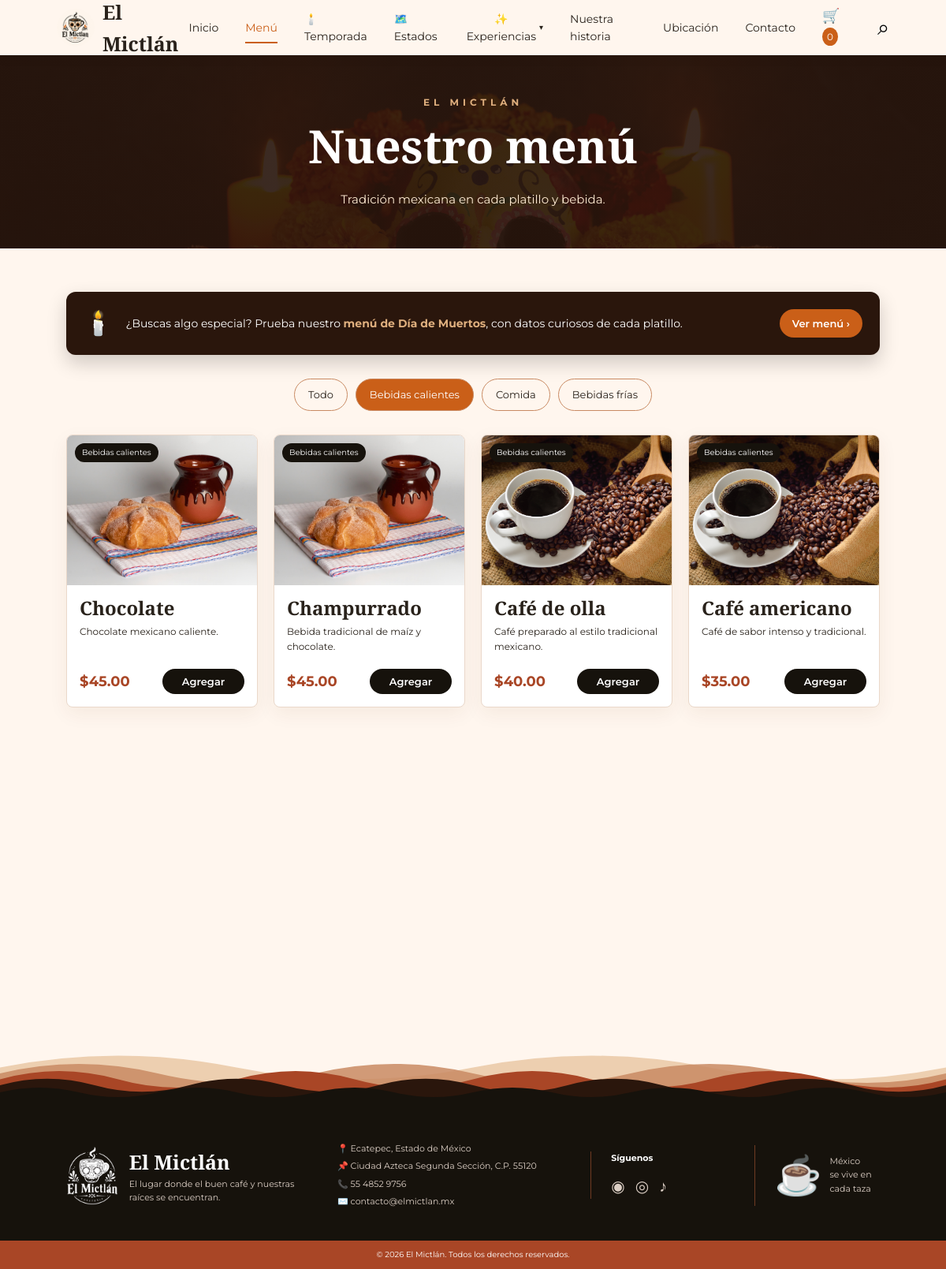
The page /menu.php?categoria=Bebidas+calientes on the database as committed earlier.
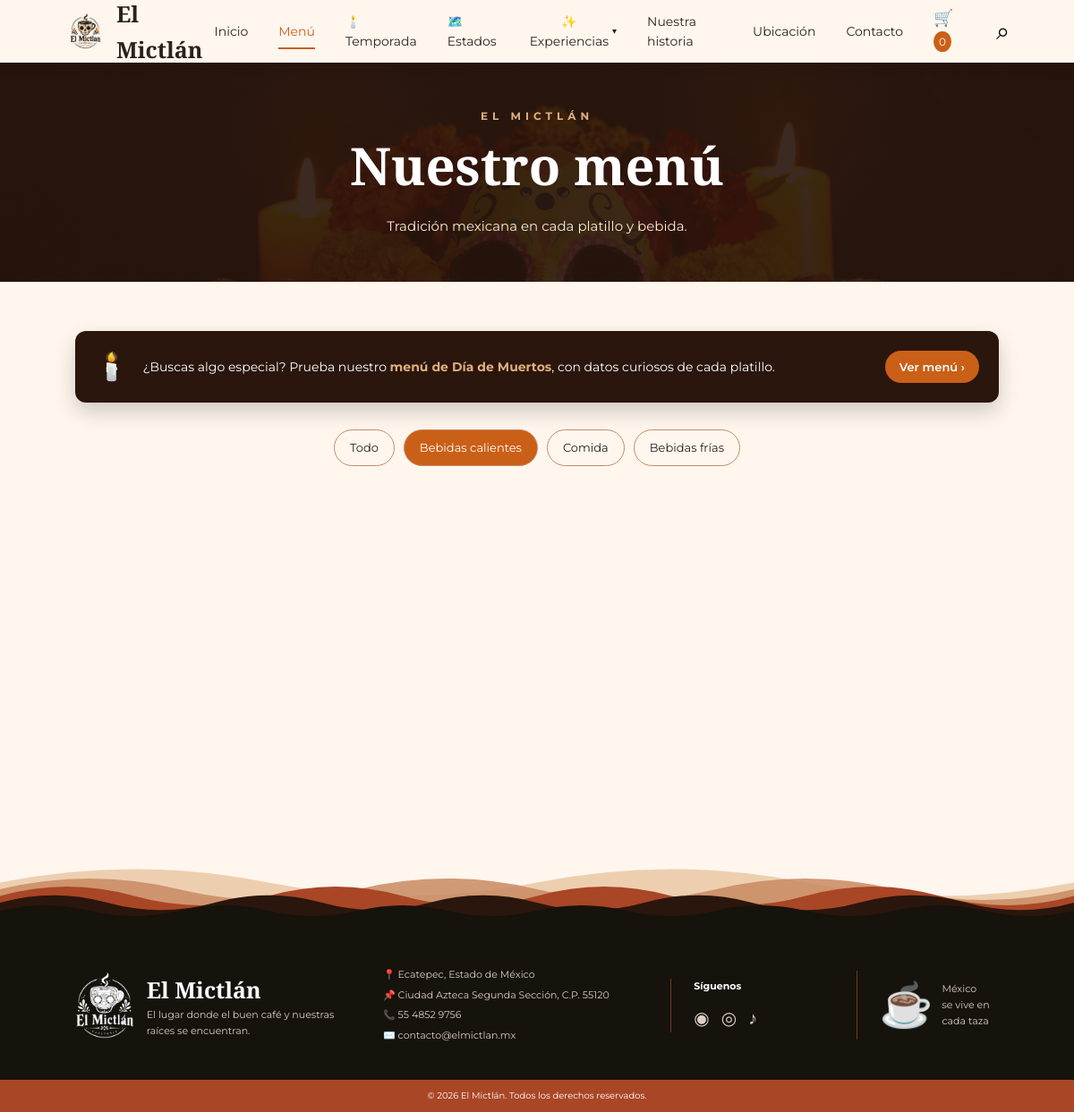
The same page on the database as committed later.
### tables this page shows
CREATE TABLE productos (
    id INT AUTO_INCREMENT PRIMARY KEY,
    nombre VARCHAR(150) NOT NULL,
    categoria ENUM('Bebidas calientes','Comida','Bebidas frías') NOT NULL,
    descripcion VARCHAR(255) DEFAULT '',
    precio DECIMAL(10,2) NOT NULL DEFAULT 0.00,
    imagen VARCHAR(255) DEFAULT 'imn/cafe-granos.jpeg',
    disponible TINYINT(1) NOT NULL DEFAULT 1,
    temporada TINYINT(1) NOT NULL DEFAULT 0 COMMENT '1 = platillo especial de Día de Muertos',
    dato_curioso VARCHAR(255) DEFAULT NULL COMMENT 'Solo se usa cuando temporada=1',
    es_reyes TINYINT(1) NOT NULL DEFAULT 0 COMMENT '1 = solo se muestra con el tema de Rosca de Reyes activado'
);

### menu.php (the view, shortened to what this page needs)
<?php
require_once "config.php";
$categorias = ['Bebidas calientes','Comida','Bebidas frías'];
$categoria = $_GET['categoria'] ?? 'Todas';
if ($categoria !== 'Todas' && in_array($categoria, $categorias, true)) {
    $stmt = $pdo->prepare("SELECT * FROM productos WHERE disponible=1 AND temporada=0 AND es_reyes=0 AND categoria<>'Merch' AND categoria=? ORDER BY id");
    $stmt->execute([$categoria]);
} else {
    $stmt = $pdo->query("SELECT * FROM productos WHERE disponible=1 AND temporada=0 AND es_reyes=0 AND categoria<>'Merch' ORDER BY FIELD(categoria,'Bebidas calientes','Comida','Bebidas frías'), id");
}
$productos = $stmt->fetchAll();
?>
<!DOCTYPE html>
<html lang="es">
<head>
<link rel="stylesheet" href="style.css">
</head>
<body>
<?php include "header.php"; ?>
<section class="page-hero">
    <p>EL MICTLÁN</p>
    <h1>Nuestro menú</h1>
    <span>Tradición mexicana en cada platillo y bebida.</span>
</section>
<section class="menu-page section">
    <a href="temporada.php" class="banner-temporada">
        <span>🕯️</span>
        <p>¿Buscas algo especial? Prueba nuestro <strong>menú de Día de Muertos</strong>, con datos curiosos de cada platillo.</p>
        <span class="banner-flecha">Ver menú ›</span>
    </a>
    <div class="filter-bar">
        <a class="<?php echo $categoria==='Todas'?'selected':''; ?>" href="menu.php">Todo</a>
        <?php foreach ($categorias as $cat): ?>
            <a class="<?php echo $categoria===$cat?'selected':''; ?>" href="menu.php?categoria=<?php echo urlencode($cat); ?>">
                <?php echo htmlspecialchars($cat); ?>
            </a>
        <?php endforeach; ?>
    </div>
    <div class="products-grid">
        <?php foreach ($productos as $producto): ?>
            <article class="product-card">
                <div class="product-image">
                    <img src="<?php echo htmlspecialchars($producto['imagen']); ?>" alt="<?php echo htmlspecialchars($producto['nombre']); ?>">
                    <span><?php echo htmlspecialchars($producto['categoria']); ?></span>
                </div>
                <div class="product-body">
                    <h3><?php echo htmlspecialchars($producto['nombre']); ?></h3>
                    <p><?php echo htmlspecialchars($producto['descripcion']); ?></p>
                    <div class="product-bottom">
                        <strong>$<?php echo number_format($producto['precio'],2); ?></strong>
                        <button class="add-cart" data-id="<?php echo $producto['id']; ?>">Agregar</button>
                    </div>
                </div>
            </article>
        <?php endforeach; ?>
    </div>
</section>
<?php include "footer.php"; ?>
</body>
</html>

### footer.php
<footer class="site-footer">
    <div class="footer-waves" aria-hidden="true">
        <svg class="ola ola-1" viewBox="0 0 2400 120" preserveAspectRatio="none"><path d="M0 46 Q150 6 300 46 T600 46 T900 46 T1200 46 T1500 46 T1800 46 T2100 46 T2400 46 V120 H0 Z"/></svg>
        <svg class="ola ola-2" viewBox="0 0 2400 120" preserveAspectRatio="none"><path d="M0 56 Q100 24 200 56 T400 56 T600 56 T800 56 T1000 56 T1200 56 T1400 56 T1600 56 T1800 56 T2000 56 T2200 56 T2400 56 V120 H0 Z"/></svg>
        <svg class="ola ola-3" viewBox="0 0 2400 120" preserveAspectRatio="none"><path d="M0 66 Q75 38 150 66 T300 66 T450 66 T600 66 T750 66 T900 66 T1050 66 T1200 66 T1350 66 T1500 66 T1650 66 T1800 66 T1950 66 T2100 66 T2250 66 T2400 66 V120 H0 Z"/></svg>
        <svg class="ola ola-4" viewBox="0 0 2400 120" preserveAspectRatio="none"><path d="M0 76 Q60 54 120 76 T240 76 T360 76 T480 76 T600 76 T720 76 T840 76 T960 76 T1080 76 T1200 76 T1320 76 T1440 76 T1560 76 T1680 76 T1800 76 T1920 76 T2040 76 T2160 76 T2280 76 T2400 76 V120 H0 Z"/></svg>
        <svg class="ola ola-5" viewBox="0 0 2400 120" preserveAspectRatio="none"><path d="M0 88 Q50 72 100 88 T200 88 T300 88 T400 88 T500 88 T600 88 T700 88 T800 88 T900 88 T1000 88 T1100 88 T1200 88 T1300 88 T1400 88 T1500 88 T1600 88 T1700 88 T1800 88 T1900 88 T2000 88 T2100 88 T2200 88 T2300 88 T2400 88 V120 H0 Z"/></svg>
    </div>
    <div class="footer-main">
        <div class="footer-brand">
            <img src="imn/logo-elmictlan-blanco.png" alt="El Mictlán">
            <div>
                <h3>El Mictlán</h3>
                <p>El lugar donde el buen café y nuestras raíces se encuentran.</p>
            </div>
        </div>
        <div class="footer-info">
            <p>📍 Ecatepec, Estado de México</p>
            <p>📌 Ciudad Azteca Segunda Sección, C.P. 55120</p>
            <p>📞 55 4852 9756</p>
            <p>✉️ contacto@elmictlan.mx</p>
        </div>
        <div class="footer-social">
            <h4>Síguenos</h4>
            <div><span>◉</span><span>◎</span><span>♪</span></div>
        </div>
        <div class="footer-slogan">
            <span>☕</span>
            <p>México<br>se vive en<br>cada taza</p>
        </div>
    </div>
    <div class="copyright">© 2026 El Mictlán. Todos los derechos reservados.</div>
</footer>

Rows that differ between the two databases and show on the page:
no longer on this page (row edited): productos: imagen (picture), categoria "Bebidas calientes", nombre "Chocolate", descripcion "Chocolate mexicano caliente.", precio "45.00"
no longer on this page (row edited): productos: imagen (picture), categoria "Bebidas calientes", nombre "Champurrado", descripcion "Bebida tradicional de maíz y chocolate.", precio "45.00"
no longer on this page (row edited): productos: imagen (picture), categoria "Bebidas calientes", nombre "Café de olla", descripcion "Café preparado al estilo tradicional mexicano.", precio "40.00"
no longer on this page (row edited): productos: imagen (picture), categoria "Bebidas calientes", nombre "Café americano", descripcion "Café de sabor intenso y tradicional.", precio "35.00"
